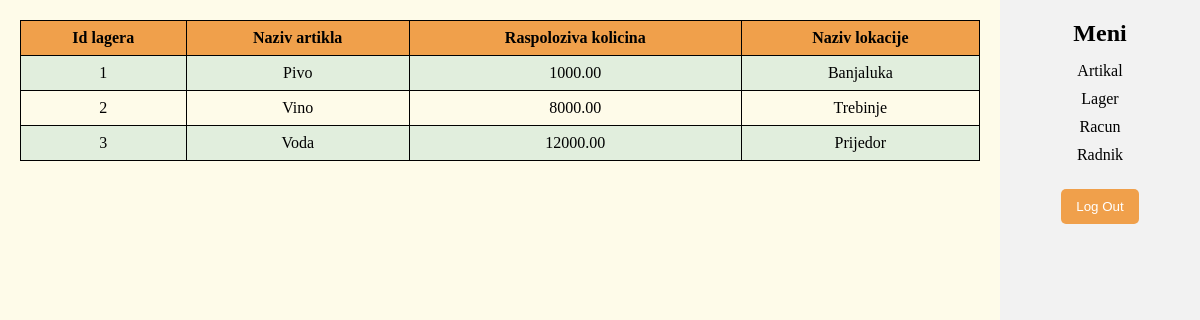
Page /lager.php on the committed database.
### tables this page shows
CREATE TABLE `lager` (
  `LagerId` int(11) NOT NULL,
  `ArtikalId` int(11) DEFAULT NULL,
  `RaspolozivaKolicina` decimal(18,2) DEFAULT NULL,
  `Lokacija` varchar(50) DEFAULT NULL
);

CREATE TABLE `artikal` (
  `ArtikalId` int(11) NOT NULL,
  `Sifra` varchar(50) DEFAULT NULL,
  `Naziv` varchar(50) DEFAULT NULL,
  `JedinicaMjere` char(3) DEFAULT NULL,
  `Barkod` varchar(50) DEFAULT NULL,
  `PLU_KOD` varchar(10) DEFAULT NULL
);

### lager.php (the view, shortened to what this page needs)
<!DOCTYPE html>
<html lang="en">
<head>
  <link rel="stylesheet" href="css/style-lager.css">
</head>
<body>
<div class="tabela">
<?php
$conn = new mysqli("localhost", "root", "", "lanaco");
$rolaId = 0;
$result = mysqli_query($conn, "SELECT lager.LagerId, artikal.Naziv, lager.RaspolozivaKolicina, lager.Lokacija
FROM lager
JOIN artikal
ON lager.ArtikalId = artikal.ArtikalId");
if (mysqli_num_rows($result) > 0) {
  echo "<table>";
  echo "<tr>";
  echo "<th>Id lagera</th>";
  echo "<th>Naziv artikla</th>";
  echo "<th>Raspoloziva kolicina</th>";
  echo "<th>Naziv lokacije</th>";
  echo "</tr>";
  while ($row = mysqli_fetch_assoc($result)) {
    echo "<tr>";
    echo "<td>" . $row['LagerId'] . "</td>";
    echo "<td>" . $row['Naziv'] . "</td>";
    echo "<td>" . $row['RaspolozivaKolicina'] . "</td>";
    echo "<td>" . $row['Lokacija'] . "</td>";
    echo "</tr>";
  }
  echo "</table>";
} else {
  echo "NEMA LAGERA ZA PRIKAZ!";
  if ($rolaId == 1) {
    echo "<br><button><a href='lager_add.php'>Dodaj novi lager</a></button>";
  }
}
?>
</div>
  <div class="meni">
    <h2>Meni</h2>
    <nav>
      <ul>
        <li><a href="pocetna.php">Artikal</a></li>
        <li><a href="lager.php">Lager</a></li>
        <li><a href="racun.php">Racun</a></li>
        <li><a href="radnik.php">Radnik</a></li>
      </ul>
    </nav>
    <button><a href="logout.php">Log Out</a></button>
  </div>
</body>
</html>

### css/style-lager.css (style rules this page uses)
* { margin: 0; padding: 0; box-sizing: border-box; }
body { display: flex; background-color: #FEFBE9; }
.tabela { flex: 1; padding: 20px; }
table { border-collapse: collapse; width: 100%; }
th, td { border: 1px solid black; padding: 8px; text-align: center; }
th { background-color: #F0A04B; }
tr:nth-child(even) { background-color: #E1EEDD; }
tr:nth-child(odd) { background-color: transparent; }
.meni { width: 200px; height: 100vh; background-color: #f2f2f2; padding: 20px; text-align: center; }
h2 { margin-bottom: 10px; }
nav ul { list-style-type: none; }
nav ul li a { text-decoration: none; color: black; display: block; padding: 5px 10px; }
button { margin-top: 20px; background-color: #F0A04B; color: white; padding: 10px 15px; border: none; border-radius: 5px; cursor: pointer; transition: all 0.3s ease-in-out; }
button a { text-decoration: none; color: white; }

### rows in the picture
lager: LagerId "1", ArtikalId.Naziv "Pivo", RaspolozivaKolicina "1000.00", Lokacija "Banjaluka"
lager: LagerId "2", ArtikalId.Naziv "Vino", RaspolozivaKolicina "8000.00", Lokacija "Trebinje"
lager: LagerId "3", ArtikalId.Naziv "Voda", RaspolozivaKolicina "12000.00", Lokacija "Prijedor"
